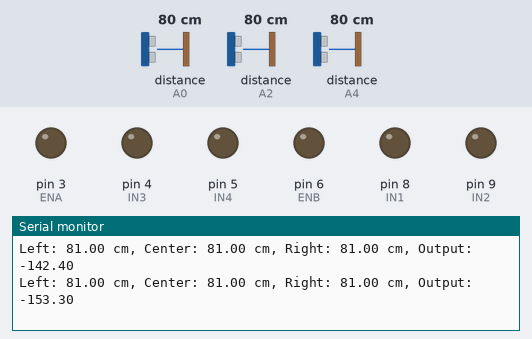
The sketch below on a simulated Arduino Uno, built with avr-gcc and run on an emulated ATmega328P. Shown: output pins drawn as LEDs (lit = HIGH), the last lines printed to the serial monitor. The inputs (shaded band) are chosen by the test bench; at power-on: distance to the obstacle (sensors on A0, A2, A4) 80 cm. The echo pulse lasts 58.3 µs per cm.

Above: at 1.2 s.
1.3 s: distance to the obstacle (sensor on A0) set to 4 cm
At 1.48 s:
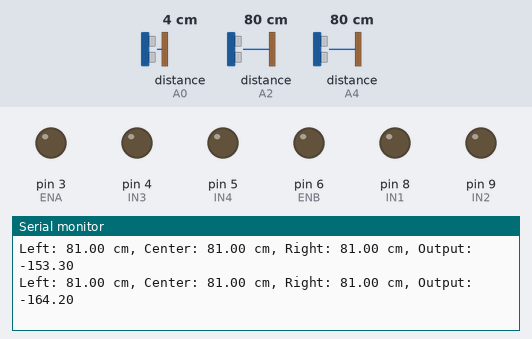
4.3 s: distance to the obstacle (sensor on A0) set to 53 cm
At 4.43 s:
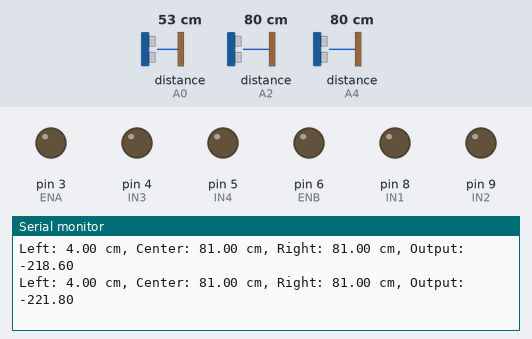
Timing chart, 0 to 7.3 s (numbered marks = the images above; inputs shaded):
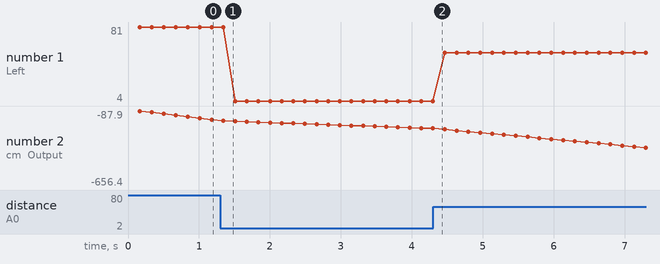

The sketch:

pid_wallfollower.ino
```cpp
#include <NewPing.h>

#define rightUltrasonicTrig A5
#define rightUltrasonicEcho A4

#define middleUltrasonicTrig A3
#define middleUltrasonicEcho A2

#define leftUltrasonicTrig A1
#define leftUltrasonicEcho A0

#define ENA 3
#define ENB 6
#define IN1 8
#define IN2 9
#define IN3 4
#define IN4 5

#define CONSTANT_SPEED_FORWARD 70
#define CONSTANT_SPEED_BACKWARD 50

#define SETPOINT 50
double Kp = 5.0; // Proportional gain
double Ki = 0.1; // Integral gain
double Kd = 0.2; // Derivative gain

double prevError = 0;
double integral = 0;

NewPing sonarLeft(leftUltrasonicTrig, leftUltrasonicEcho, 200);
NewPing sonarMiddle(middleUltrasonicTrig, middleUltrasonicEcho, 200);
NewPing sonarRight(rightUltrasonicTrig, rightUltrasonicEcho, 200);

int readDistance(NewPing& sonar) {
  delay(50);
  unsigned int uS = sonar.ping();
  int distance = uS / US_ROUNDTRIP_CM;
  return distance;
}

double calculatePID(double currentDistance) {
  double error = SETPOINT - currentDistance;
  integral += error;
  double derivative = error - prevError;

  double output = Kp * error + Ki * integral + Kd * derivative;

  prevError = error;
  return output;
}

void setup() {
  Serial.begin(115200);

  pinMode(rightUltrasonicEcho, INPUT);
  pinMode(rightUltrasonicTrig, OUTPUT);

  pinMode(middleUltrasonicEcho, INPUT);
  pinMode(middleUltrasonicTrig, OUTPUT);

  pinMode(leftUltrasonicEcho, INPUT);
  pinMode(leftUltrasonicTrig, OUTPUT);

  pinMode(ENA, OUTPUT);
  pinMode(ENB, OUTPUT);
  pinMode(IN1, OUTPUT);
  pinMode(IN2, OUTPUT);
  pinMode(IN3, OUTPUT);
  pinMode(IN4, OUTPUT);
}

void loop() {
  double distanceLeft = readDistance(sonarLeft);
  double distanceMiddle = readDistance(sonarMiddle);
  double distanceRight = readDistance(sonarRight);

  double outputLeft = calculatePID(distanceLeft);
  double outputMiddle = calculatePID(distanceMiddle);
  double outputRight = calculatePID(distanceRight);

  // Serial.print("PID Left: ");
  // Serial.println(outputLeft);
  // Serial.print("PID Middle: ");
  // Serial.println(outputMiddle);
  // Serial.print("PID Right: ");
  // Serial.println(outputRight);

  double error = distanceMiddle - 15;  // Set the desired distance from the wall
  double output = calculatePID(error);

  int leftSpeed = CONSTANT_SPEED_FORWARD - output;
  int rightSpeed = CONSTANT_SPEED_FORWARD + output;
  Serial.print("Left: ");
  Serial.print(distanceLeft);
  Serial.print(" cm, Center: ");
  Serial.print(distanceMiddle);
  Serial.print(" cm, Right: ");
  Serial.print(distanceRight);
  Serial.print(" cm, Output: ");
  Serial.println(output);
}
```

Measured:
- plotted number 1: 81 → 4 after the input at 1.3 s, 4 → 54 after the input at 4.3 s
- plotted number 2: -153.3 → -221.8 after the input at 1.3 s, -221.8 → -656.4 after the input at 4.3 s
